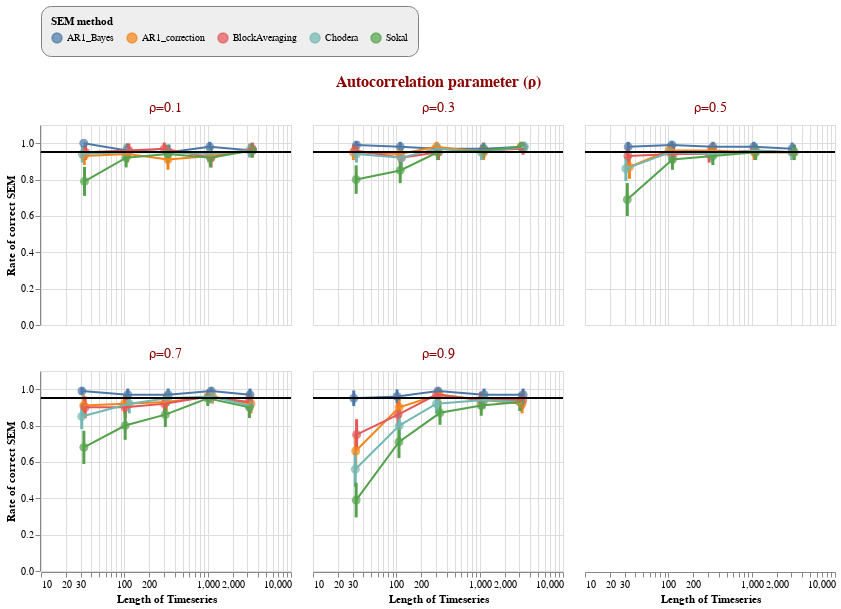

Notebook code cell kept with this figure:
### Markdown cell above
# Static version:

### Code cell
# the base chart
base = alt.Chart(data).transform_calculate(
    x_jittered = '0.15*random()*datum.timeSeriesLength+datum.timeSeriesLength',
    ymin="datum.rate-datum.confInt",
    ymax="datum.rate+datum.confInt",
    goal='0.95')



#generate the scatter points:
points = base.mark_point(filled=True).encode(
    x=alt.X('x_jittered:Q', scale=alt.Scale(type='log'), title='Length of Timeseries'),
    y=alt.Y('rate:Q', scale=alt.Scale(domain=[0,1.04]), title='Rate of correct SEM'),
    size=alt.value(80),
    color=alt.Color('methodName', legend=alt.Legend(title="SEM method")))

#generate the scatter points:
line = base.mark_line().encode(
    x=alt.X('x_jittered:Q'),
    y=alt.Y('rate:Q'),
    color='methodName')

# scale=alt.Scale(type='log', domain=[0.001, 1000]),
#           axis=alt.Axis(tickCount=5)
    
#generate the 95% mark:
rule = base.mark_rule(color='black').encode(
    alt.Y('goal:Q'))

# generate the error bars:
# errorbars = base.mark_errorbar().encode(
#     alt.X("x_jittered:Q"),
#     alt.Y("ymin:Q", title=''),
#     alt.Y2("ymax:Q"),
#     color='methodName')

errorbars = base.mark_rule(strokeWidth=3).encode(
    alt.X("x_jittered:Q"),
    alt.Y("ymin:Q", title=''),
    alt.Y2("ymax:Q"),
    color='methodName'
)


selection = alt.selection_single(fields=['symbol']);

chart = alt.layer(
    
  errorbars,
  points,
  line,
  rule,
    
).properties(
    width=250,
    height=200
    ).add_selection(selection).facet(facet=alt.Facet('trueRho:N', 
                                                     title='Autocorrelation parameter (ρ)'), columns=3)


chart = chart.configure_header(titleColor='darkred',
                       titleFontSize=16,
                      labelColor='darkred',
                      labelFontSize=14)

chart = chart.configure_legend(
    strokeColor='gray',
    fillColor='#EEEEEE',
    padding=10,
    cornerRadius=10,
    orient='top'
)


chart

### Figure 1 — Vega-Lite specification as saved in the notebook (floating-point values rounded to 4 significant figures)
{"config": {"view": {"continuousWidth": 400, "continuousHeight": 300}, "header": {"labelColor": "darkred", "labelFontSize": 14, "titleColor": "darkred", "titleFontSize": 16}, "legend": {"cornerRadius": 10, "fillColor": "#EEEEEE", "orient": "top", "padding": 10, "strokeColor": "gray"}}, "data": {"name": "data-50c08f35a2561fdf03b85adde755472d"}, "facet": {"type": "nominal", "field": "trueRho", "title": "Autocorrelation parameter (ρ)"}, "spec": {"layer": [{"mark": {"type": "rule", "strokeWidth": 3}, "encoding": {"color": {"type": "nominal", "field": "methodName"}, "x": {"type": "quantitative", "field": "x_jittered"}, "y": {"type": "quantitative", "field": "ymin", "title": ""}, "y2": {"field": "ymax"}}, "selection": {"selector193": {"type": "single", "fields": ["symbol"]}}, "transform": [{"calculate": "0.15*random()*datum.timeSeriesLength+datum.timeSeriesLength", "as": "x_jittered"}, {"calculate": "datum.rate-datum.confInt", "as": "ymin"}, {"calculate": "datum.rate+datum.confInt", "as": "ymax"}, {"calculate": "0.95", "as": "goal"}]}, {"mark": {"type": "point", "filled": true}, "encoding": {"color": {"type": "nominal", "field": "methodName", "legend": {"title": "SEM method"}}, "size": {"value": 80}, "x": {"type": "quantitative", "field": "x_jittered", "scale": {"type": "log"}, "title": "Length of Timeseries"}, "y": {"type": "quantitative", "field": "rate", "scale": {"domain": [0, 1.04]}, "title": "Rate of correct SEM"}}, "transform": [{"calculate": "0.15*random()*datum.timeSeriesLength+datum.timeSeriesLength", "as": "x_jittered"}, {"calculate": "datum.rate-datum.confInt", "as": "ymin"}, {"calculate": "datum.rate+datum.confInt", "as": "ymax"}, {"calculate": "0.95", "as": "goal"}]}, {"mark": "line", "encoding": {"color": {"type": "nominal", "field": "methodName"}, "x": {"type": "quantitative", "field": "x_jittered"}, "y": {"type": "quantitative", "field": "rate"}}, "transform": [{"calculate": "0.15*random()*datum.timeSeriesLength+datum.timeSeriesLength", "as": "x_jittered"}, {"calculate": "datum.rate-datum.confInt", "as": "ymin"}, {"calculate": "datum.rate+datum.confInt", "as": "ymax"}, {"calculate": "0.95", "as": "goal"}]}, {"mark": {"type": "rule", "color": "black"}, "encoding": {"y": {"type": "quantitative", "field": "goal"}}, "transform": [{"calculate": "0.15*random()*datum.timeSeriesLength+datum.timeSeriesLength", "as": "x_jittered"}, {"calculate": "datum.rate-datum.confInt", "as": "ymin"}, {"calculate": "datum.rate+datum.confInt", "as": "ymax"}, {"calculate": "0.95", "as": "goal"}]}], "height": 200, "width": 250}, "columns": 3, "$schema": "https://vega.github.io/schema/vega-lite/v4.8.1.json", "datasets": {"data-50c08f35a2561fdf03b85adde755472d": [{"methodName": "AR1_Bayes", "timeSeriesLength": 30, "trueRho": "ρ=0.1", "rate": 1.0, "confInt": 0.0}, {"methodName": "AR1_Bayes", "timeSeriesLength": 30, "trueRho": "ρ=0.3", "rate": 0.99, "confInt": 0.0195}, {"methodName": "AR1_Bayes", "timeSeriesLength": 30, "trueRho": "ρ=0.5", "rate": 0.98, "confInt": 0.02744}, {"methodName": "AR1_Bayes", "timeSeriesLength": 30, "trueRho": "ρ=0.7", "rate": 0.99, "confInt": 0.0195}, {"methodName": "AR1_Bayes", "timeSeriesLength": 30, "trueRho": "ρ=0.9", "rate": 0.95, "confInt": 0.04272}, {"methodName": "AR1_Bayes", "timeSeriesLength": 100, "trueRho": "ρ=0.1", "rate": 0.96, "confInt": 0.03841}, {"methodName": "AR1_Bayes", "timeSeriesLength": 100, "trueRho": "ρ=0.3", "rate": 0.98, "confInt": 0.02744}, {"methodName": "AR1_Bayes", "timeSeriesLength": 100, "trueRho": "ρ=0.5", "rate": 0.99, "confInt": 0.0195}, {"methodName": "AR1_Bayes", "timeSeriesLength": 100, "trueRho": "ρ=0.7", "rate": 0.97, "confInt": 0.03344}, {"methodName": "AR1_Bayes", "timeSeriesLength": 100, "trueRho": "ρ=0.9", "rate": 0.96, "confInt": 0.03841}, {"methodName": "AR1_Bayes", "timeSeriesLength": 300, "trueRho": "ρ=0.1", "rate": 0.95, "confInt": 0.04272}, {"methodName": "AR1_Bayes", "timeSeriesLength": 300, "trueRho": "ρ=0.3", "rate": 0.97, "confInt": 0.03344}, {"methodName": "AR1_Bayes", "timeSeriesLength": 300, "trueRho": "ρ=0.5", "rate": 0.98, "confInt": 0.02744}, {"methodName": "AR1_Bayes", "timeSeriesLength": 300, "trueRho": "ρ=0.7", "rate": 0.97, "confInt": 0.03344}, {"methodName": "AR1_Bayes", "timeSeriesLength": 300, "trueRho": "ρ=0.9", "rate": 0.99, "confInt": 0.0195}, {"methodName": "AR1_Bayes", "timeSeriesLength": 1000, "trueRho": "ρ=0.1", "rate": 0.98, "confInt": 0.02744}, {"methodName": "AR1_Bayes", "timeSeriesLength": 1000, "trueRho": "ρ=0.3", "rate": 0.97, "confInt": 0.03344}, {"methodName": "AR1_Bayes", "timeSeriesLength": 1000, "trueRho": "ρ=0.5", "rate": 0.98, "confInt": 0.02744}, {"methodName": "AR1_Bayes", "timeSeriesLength": 1000, "trueRho": "ρ=0.7", "rate": 0.99, "confInt": 0.0195}, {"methodName": "AR1_Bayes", "timeSeriesLength": 1000, "trueRho": "ρ=0.9", "rate": 0.97, "confInt": 0.03344}, {"methodName": "AR1_Bayes", "timeSeriesLength": 3000, "trueRho": "ρ=0.1", "rate": 0.96, "confInt": 0.03841}, {"methodName": "AR1_Bayes", "timeSeriesLength": 3000, "trueRho": "ρ=0.3", "rate": 0.98, "confInt": 0.02744}, {"methodName": "AR1_Bayes", "timeSeriesLength": 3000, "trueRho": "ρ=0.5", "rate": 0.97, "confInt": 0.03344}, {"methodName": "AR1_Bayes", "timeSeriesLength": 3000, "trueRho": "ρ=0.7", "rate": 0.97, "confInt": 0.03344}, {"methodName": "AR1_Bayes", "timeSeriesLength": 3000, "trueRho": "ρ=0.9", "rate": 0.97, "confInt": 0.03344}, {"methodName": "AR1_correction", "timeSeriesLength": 30, "trueRho": "ρ=0.1", "rate": 0.93, "confInt": 0.05001}, {"methodName": "AR1_correction", "timeSeriesLength": 30, "trueRho": "ρ=0.3", "rate": 0.95, "confInt": 0.04272}, {"methodName": "AR1_correction", "timeSeriesLength": 30, "trueRho": "ρ=0.5", "rate": 0.87, "confInt": 0.06592}, {"methodName": "AR1_correction", "timeSeriesLength": 30, "trueRho": "ρ=0.7", "rate": 0.91, "confInt": 0.05609}, {"methodName": "AR1_correction", "timeSeriesLength": 30, "trueRho": "ρ=0.9", "rate": 0.66, "confInt": 0.09285}, {"methodName": "AR1_correction", "timeSeriesLength": 100, "trueRho": "ρ=0.1", "rate": 0.94, "confInt": 0.04655}, {"methodName": "AR1_correction", "timeSeriesLength": 100, "trueRho": "ρ=0.3", "rate": 0.94, "confInt": 0.04655}, {"methodName": "AR1_correction", "timeSeriesLength": 100, "trueRho": "ρ=0.5", "rate": 0.96, "confInt": 0.03841}, {"methodName": "AR1_correction", "timeSeriesLength": 100, "trueRho": "ρ=0.7", "rate": 0.92, "confInt": 0.05317}, {"methodName": "AR1_correction", "timeSeriesLength": 100, "trueRho": "ρ=0.9", "rate": 0.9, "confInt": 0.0588}, {"methodName": "AR1_correction", "timeSeriesLength": 300, "trueRho": "ρ=0.1", "rate": 0.91, "confInt": 0.05609}, {"methodName": "AR1_correction", "timeSeriesLength": 300, "trueRho": "ρ=0.3", "rate": 0.98, "confInt": 0.02744}, {"methodName": "AR1_correction", "timeSeriesLength": 300, "trueRho": "ρ=0.5", "rate": 0.96, "confInt": 0.03841}, {"methodName": "AR1_correction", "timeSeriesLength": 300, "trueRho": "ρ=0.7", "rate": 0.93, "confInt": 0.05001}, {"methodName": "AR1_correction", "timeSeriesLength": 300, "trueRho": "ρ=0.9", "rate": 0.97, "confInt": 0.03344}, {"methodName": "AR1_correction", "timeSeriesLength": 1000, "trueRho": "ρ=0.1", "rate": 0.93, "confInt": 0.05001}, {"methodName": "AR1_correction", "timeSeriesLength": 1000, "trueRho": "ρ=0.3", "rate": 0.95, "confInt": 0.04272}, {"methodName": "AR1_correction", "timeSeriesLength": 1000, "trueRho": "ρ=0.5", "rate": 0.95, "confInt": 0.04272}, {"methodName": "AR1_correction", "timeSeriesLength": 1000, "trueRho": "ρ=0.7", "rate": 0.96, "confInt": 0.03841}, {"methodName": "AR1_correction", "timeSeriesLength": 1000, "trueRho": "ρ=0.9", "rate": 0.94, "confInt": 0.04655}, {"methodName": "AR1_correction", "timeSeriesLength": 3000, "trueRho": "ρ=0.1", "rate": 0.96, "confInt": 0.03841}, {"methodName": "AR1_correction", "timeSeriesLength": 3000, "trueRho": "ρ=0.3", "rate": 0.98, "confInt": 0.02744}, {"methodName": "AR1_correction", "timeSeriesLength": 3000, "trueRho": "ρ=0.5", "rate": 0.95, "confInt": 0.04272}, {"methodName": "AR1_correction", "timeSeriesLength": 3000, "trueRho": "ρ=0.7", "rate": 0.92, "confInt": 0.05317}, {"methodName": "AR1_correction", "timeSeriesLength": 3000, "trueRho": "ρ=0.9", "rate": 0.92, "confInt": 0.05317}, {"methodName": "BlockAveraging", "timeSeriesLength": 30, "trueRho": "ρ=0.1", "rate": 0.95, "confInt": 0.04272}, {"methodName": "BlockAveraging", "timeSeriesLength": 30, "trueRho": "ρ=0.3", "rate": 0.96, "confInt": 0.03841}, {"methodName": "BlockAveraging", "timeSeriesLength": 30, "trueRho": "ρ=0.5", "rate": 0.93, "confInt": 0.05001}, {"methodName": "BlockAveraging", "timeSeriesLength": 30, "trueRho": "ρ=0.7", "rate": 0.9, "confInt": 0.0588}, {"methodName": "BlockAveraging", "timeSeriesLength": 30, "trueRho": "ρ=0.9", "rate": 0.75, "confInt": 0.08487}, {"methodName": "BlockAveraging", "timeSeriesLength": 100, "trueRho": "ρ=0.1", "rate": 0.96, "confInt": 0.03841}, {"methodName": "BlockAveraging", "timeSeriesLength": 100, "trueRho": "ρ=0.3", "rate": 0.92, "confInt": 0.05317}, {"methodName": "BlockAveraging", "timeSeriesLength": 100, "trueRho": "ρ=0.5", "rate": 0.94, "confInt": 0.04655}, {"methodName": "BlockAveraging", "timeSeriesLength": 100, "trueRho": "ρ=0.7", "rate": 0.9, "confInt": 0.0588}, {"methodName": "BlockAveraging", "timeSeriesLength": 100, "trueRho": "ρ=0.9", "rate": 0.86, "confInt": 0.06801}, {"methodName": "BlockAveraging", "timeSeriesLength": 300, "trueRho": "ρ=0.1", "rate": 0.97, "confInt": 0.03344}, {"methodName": "BlockAveraging", "timeSeriesLength": 300, "trueRho": "ρ=0.3", "rate": 0.95, "confInt": 0.04272}, {"methodName": "BlockAveraging", "timeSeriesLength": 300, "trueRho": "ρ=0.5", "rate": 0.94, "confInt": 0.04655}, {"methodName": "BlockAveraging", "timeSeriesLength": 300, "trueRho": "ρ=0.7", "rate": 0.92, "confInt": 0.05317}, {"methodName": "BlockAveraging", "timeSeriesLength": 300, "trueRho": "ρ=0.9", "rate": 0.97, "confInt": 0.03344}, {"methodName": "BlockAveraging", "timeSeriesLength": 1000, "trueRho": "ρ=0.1", "rate": 0.92, "confInt": 0.05317}, {"methodName": "BlockAveraging", "timeSeriesLength": 1000, "trueRho": "ρ=0.3", "rate": 0.96, "confInt": 0.03841}, {"methodName": "BlockAveraging", "timeSeriesLength": 1000, "trueRho": "ρ=0.5", "rate": 0.96, "confInt": 0.03841}, {"methodName": "BlockAveraging", "timeSeriesLength": 1000, "trueRho": "ρ=0.7", "rate": 0.96, "confInt": 0.03841}, {"methodName": "BlockAveraging", "timeSeriesLength": 1000, "trueRho": "ρ=0.9", "rate": 0.94, "confInt": 0.04655}, {"methodName": "BlockAveraging", "timeSeriesLength": 3000, "trueRho": "ρ=0.1", "rate": 0.97, "confInt": 0.03344}, {"methodName": "BlockAveraging", "timeSeriesLength": 3000, "trueRho": "ρ=0.3", "rate": 0.97, "confInt": 0.03344}, {"methodName": "BlockAveraging", "timeSeriesLength": 3000, "trueRho": "ρ=0.5", "rate": 0.95, "confInt": 0.04272}, {"methodName": "BlockAveraging", "timeSeriesLength": 3000, "trueRho": "ρ=0.7", "rate": 0.93, "confInt": 0.05001}, {"methodName": "BlockAveraging", "timeSeriesLength": 3000, "trueRho": "ρ=0.9", "rate": 0.94, "confInt": 0.04655}, {"methodName": "Chodera", "timeSeriesLength": 30, "trueRho": "ρ=0.1", "rate": 0.94, "confInt": 0.04655}, {"methodName": "Chodera", "timeSeriesLength": 30, "trueRho": "ρ=0.3", "rate": 0.94, "confInt": 0.04655}, {"methodName": "Chodera", "timeSeriesLength": 30, "trueRho": "ρ=0.5", "rate": 0.86, "confInt": 0.06801}, {"methodName": "Chodera", "timeSeriesLength": 30, "trueRho": "ρ=0.7", "rate": 0.85, "confInt": 0.06999}, {"methodName": "Chodera", "timeSeriesLength": 30, "trueRho": "ρ=0.9", "rate": 0.56, "confInt": 0.09729}, {"methodName": "Chodera", "timeSeriesLength": 100, "trueRho": "ρ=0.1", "rate": 0.95, "confInt": 0.04272}, {"methodName": "Chodera", "timeSeriesLength": 100, "trueRho": "ρ=0.3", "rate": 0.92, "confInt": 0.05317}, {"methodName": "Chodera", "timeSeriesLength": 100, "trueRho": "ρ=0.5", "rate": 0.95, "confInt": 0.04272}, {"methodName": "Chodera", "timeSeriesLength": 100, "trueRho": "ρ=0.7", "rate": 0.92, "confInt": 0.05317}, {"methodName": "Chodera", "timeSeriesLength": 100, "trueRho": "ρ=0.9", "rate": 0.8, "confInt": 0.0784}, {"methodName": "Chodera", "timeSeriesLength": 300, "trueRho": "ρ=0.1", "rate": 0.95, "confInt": 0.04272}, {"methodName": "Chodera", "timeSeriesLength": 300, "trueRho": "ρ=0.3", "rate": 0.97, "confInt": 0.03344}, {"methodName": "Chodera", "timeSeriesLength": 300, "trueRho": "ρ=0.5", "rate": 0.94, "confInt": 0.04655}, {"methodName": "Chodera", "timeSeriesLength": 300, "trueRho": "ρ=0.7", "rate": 0.95, "confInt": 0.04272}, {"methodName": "Chodera", "timeSeriesLength": 300, "trueRho": "ρ=0.9", "rate": 0.92, "confInt": 0.05317}, {"methodName": "Chodera", "timeSeriesLength": 1000, "trueRho": "ρ=0.1", "rate": 0.94, "confInt": 0.04655}, {"methodName": "Chodera", "timeSeriesLength": 1000, "trueRho": "ρ=0.3", "rate": 0.95, "confInt": 0.04272}, {"methodName": "Chodera", "timeSeriesLength": 1000, "trueRho": "ρ=0.5", "rate": 0.96, "confInt": 0.03841}, {"methodName": "Chodera", "timeSeriesLength": 1000, "trueRho": "ρ=0.7", "rate": 0.96, "confInt": 0.03841}, {"methodName": "Chodera", "timeSeriesLength": 1000, "trueRho": "ρ=0.9", "rate": 0.94, "confInt": 0.04655}, {"methodName": "Chodera", "timeSeriesLength": 3000, "trueRho": "ρ=0.1", "rate": 0.96, "confInt": 0.03841}, {"methodName": "Chodera", "timeSeriesLength": 3000, "trueRho": "ρ=0.3", "rate": 0.98, "confInt": 0.02744}, {"methodName": "Chodera", "timeSeriesLength": 3000, "trueRho": "ρ=0.5", "rate": 0.95, "confInt": 0.04272}, {"methodName": "Chodera", "timeSeriesLength": 3000, "trueRho": "ρ=0.7", "rate": 0.91, "confInt": 0.05609}, {"methodName": "Chodera", "timeSeriesLength": 3000, "trueRho": "ρ=0.9", "rate": 0.93, "confInt": 0.05001}, {"methodName": "Sokal", "timeSeriesLength": 30, "trueRho": "ρ=0.1", "rate": 0.79, "confInt": 0.07983}, {"methodName": "Sokal", "timeSeriesLength": 30, "trueRho": "ρ=0.3", "rate": 0.8, "confInt": 0.0784}, {"methodName": "Sokal", "timeSeriesLength": 30, "trueRho": "ρ=0.5", "rate": 0.69, "confInt": 0.09065}, {"methodName": "Sokal", "timeSeriesLength": 30, "trueRho": "ρ=0.7", "rate": 0.68, "confInt": 0.09143}, {"methodName": "Sokal", "timeSeriesLength": 30, "trueRho": "ρ=0.9", "rate": 0.39, "confInt": 0.0956}, {"methodName": "Sokal", "timeSeriesLength": 100, "trueRho": "ρ=0.1", "rate": 0.92, "confInt": 0.05317}, {"methodName": "Sokal", "timeSeriesLength": 100, "trueRho": "ρ=0.3", "rate": 0.85, "confInt": 0.06999}, {"methodName": "Sokal", "timeSeriesLength": 100, "trueRho": "ρ=0.5", "rate": 0.91, "confInt": 0.05609}, {"methodName": "Sokal", "timeSeriesLength": 100, "trueRho": "ρ=0.7", "rate": 0.8, "confInt": 0.0784}, {"methodName": "Sokal", "timeSeriesLength": 100, "trueRho": "ρ=0.9", "rate": 0.71, "confInt": 0.08894}, {"methodName": "Sokal", "timeSeriesLength": 300, "trueRho": "ρ=0.1", "rate": 0.94, "confInt": 0.04655}, {"methodName": "Sokal", "timeSeriesLength": 300, "trueRho": "ρ=0.3", "rate": 0.95, "confInt": 0.04272}, {"methodName": "Sokal", "timeSeriesLength": 300, "trueRho": "ρ=0.5", "rate": 0.93, "confInt": 0.05001}, {"methodName": "Sokal", "timeSeriesLength": 300, "trueRho": "ρ=0.7", "rate": 0.86, "confInt": 0.06801}, {"methodName": "Sokal", "timeSeriesLength": 300, "trueRho": "ρ=0.9", "rate": 0.87, "confInt": 0.06592}, {"methodName": "Sokal", "timeSeriesLength": 1000, "trueRho": "ρ=0.1", "rate": 0.92, "confInt": 0.05317}, {"methodName": "Sokal", "timeSeriesLength": 1000, "trueRho": "ρ=0.3", "rate": 0.96, "confInt": 0.03841}, {"methodName": "Sokal", "timeSeriesLength": 1000, "trueRho": "ρ=0.5", "rate": 0.95, "confInt": 0.04272}, {"methodName": "Sokal", "timeSeriesLength": 1000, "trueRho": "ρ=0.7", "rate": 0.95, "confInt": 0.04272}, {"methodName": "Sokal", "timeSeriesLength": 1000, "trueRho": "ρ=0.9", "rate": 0.91, "confInt": 0.05609}, {"methodName": "Sokal", "timeSeriesLength": 3000, "trueRho": "ρ=0.1", "rate": 0.96, "confInt": 0.03841}, {"methodName": "Sokal", "timeSeriesLength": 3000, "trueRho": "ρ=0.3", "rate": 0.98, "confInt": 0.02744}, {"methodName": "Sokal", "timeSeriesLength": 3000, "trueRho": "ρ=0.5", "rate": 0.95, "confInt": 0.04272}, {"methodName": "Sokal", "timeSeriesLength": 3000, "trueRho": "ρ=0.7", "rate": 0.9, "confInt": 0.0588}, {"methodName": "Sokal", "timeSeriesLength": 3000, "trueRho": "ρ=0.9", "rate": 0.93, "confInt": 0.05001}]}}
